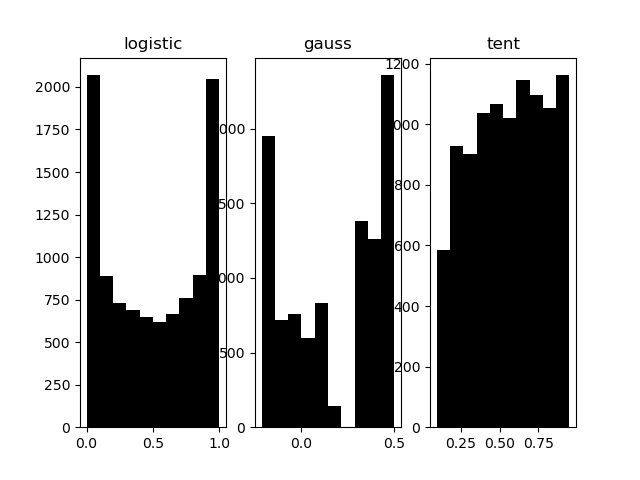

Generate this figure with Python:
import numpy as np
from matplotlib import pyplot as plt

# this simple code produces bifurcation diagram for different nonliniear maps.

# range command just accepts integer numbers, this function defines a my_range command
#  that accepts float numbers
def my_range(start, end, step):
    while start <= end:
        yield start
        start += step

# this function defines different chaotic maps,
# name argument specifies the name of the map, here I have defined logistic, tent, ecology, and gaussian map
# m is a real number which is known as the control parameter of maps
# x is a real number which is the output of the map.
def maps(name,  m , x):
    if name == 'logistic':
        #in this definition m varies [0,4]
        return m * x * (1.0 - x)
    if name == 'tent':
        if x < 0.5:
            # in this definition m varies [1,2]
            return m* x
        if x > 0.5:
            return m * (1.0 - x)
    if name =='ecology':
        return x * np.exp( m * ( 1.0 - x ) )
    if name == 'gaussian':
        b = 5.0    # b is a free parameter in gaussian map that could be a real number
                   # b could be treated as an other bifurcation parameter of the map
        return np.exp(-b * x * x) + m
    if name == 'tent_v2':
        if x < m:
            return x / m
        else:
            return (1 - x) / (1 - m)

# this function plots the bifurcation diagram for a map
# name specifies the name of the map
# m_min and m_max  represent the m parameter's domain(which is the control parameter of the map)
# step is the step of m parameter

def plot_zft(name, m):
    data = []
    x = 0.152
    map_name = name
    for iter in range(0, 10001):
        data.append(x)
        x = maps(map_name , m , x)
    return data

# plot_zft('logistic', 4.0)
# plot_zft('tent', 1.89)
# plot_zft('gaussian',1.0)
# plot_zft('tent_v2', 0.499)

logistc_data = plot_zft('logistic', 4.0)
gauss_data = plot_zft('gaussian',-0.5)
tent_data = plot_zft('tent', 1.999)
fig, axes = plt.subplots(1,3)
axes[0].hist(logistc_data, bins=10,color='black')
axes[0].set_title('logistic')
axes[1].hist(gauss_data, bins=10,color='black')
axes[1].set_title('gauss')
axes[2].hist(tent_data, bins=10,color='black')
axes[2].set_title('tent')
plt.show()
